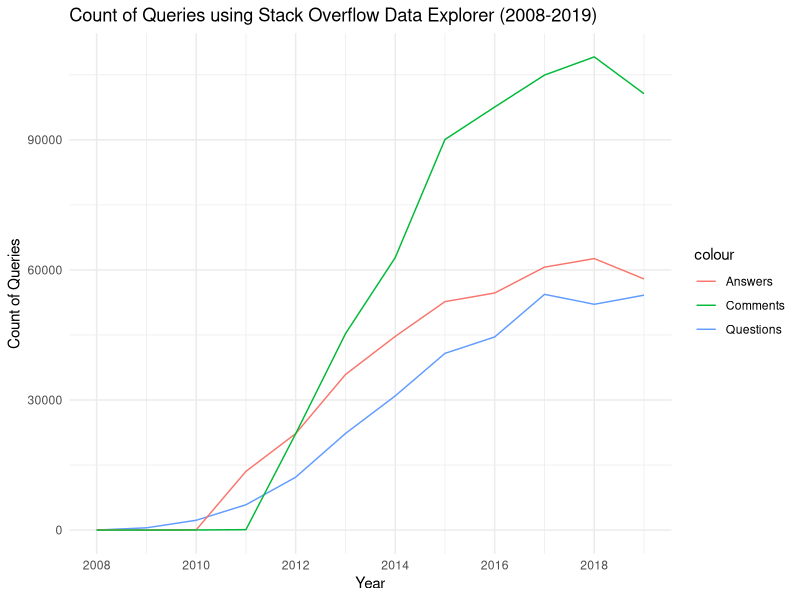

Write the R code that produced this figure.
library(ggplot2)

timeline <- seq(as.Date("2008/1/1"), as.Date("2019/1/1"), "years")
question_Count <- c(8,524,2267,5838,12196,22287,30948,40760,44541,54363,52074,54180)
answers_Count <- c(67,20,64,13542,22246,35887,44674,52686,54683,60645,62612,57918)
comment_Count <- c(1,5,27,99,22219,45303,62853,90080,97568,104943,109132,100642)
Queries <- data.frame(Year=timeline, Questions=question_Count,
                      Answers=answers_Count, Comments=comment_Count)
write.csv(Queries,'Queries.csv',row.names = FALSE)

ggplot(Queries, aes(Year)) + 
  geom_line(aes(y = Questions, colour = "Questions")) + 
  geom_line(aes(y = Answers, colour = "Answers")) +
  geom_line(aes(y = Comments, colour = "Comments")) +
  ggtitle("Count of Queries using Stack Overflow Data Explorer (2008-2019)") +
  xlab("Year") + ylab("Count of Queries") + theme_minimal()
